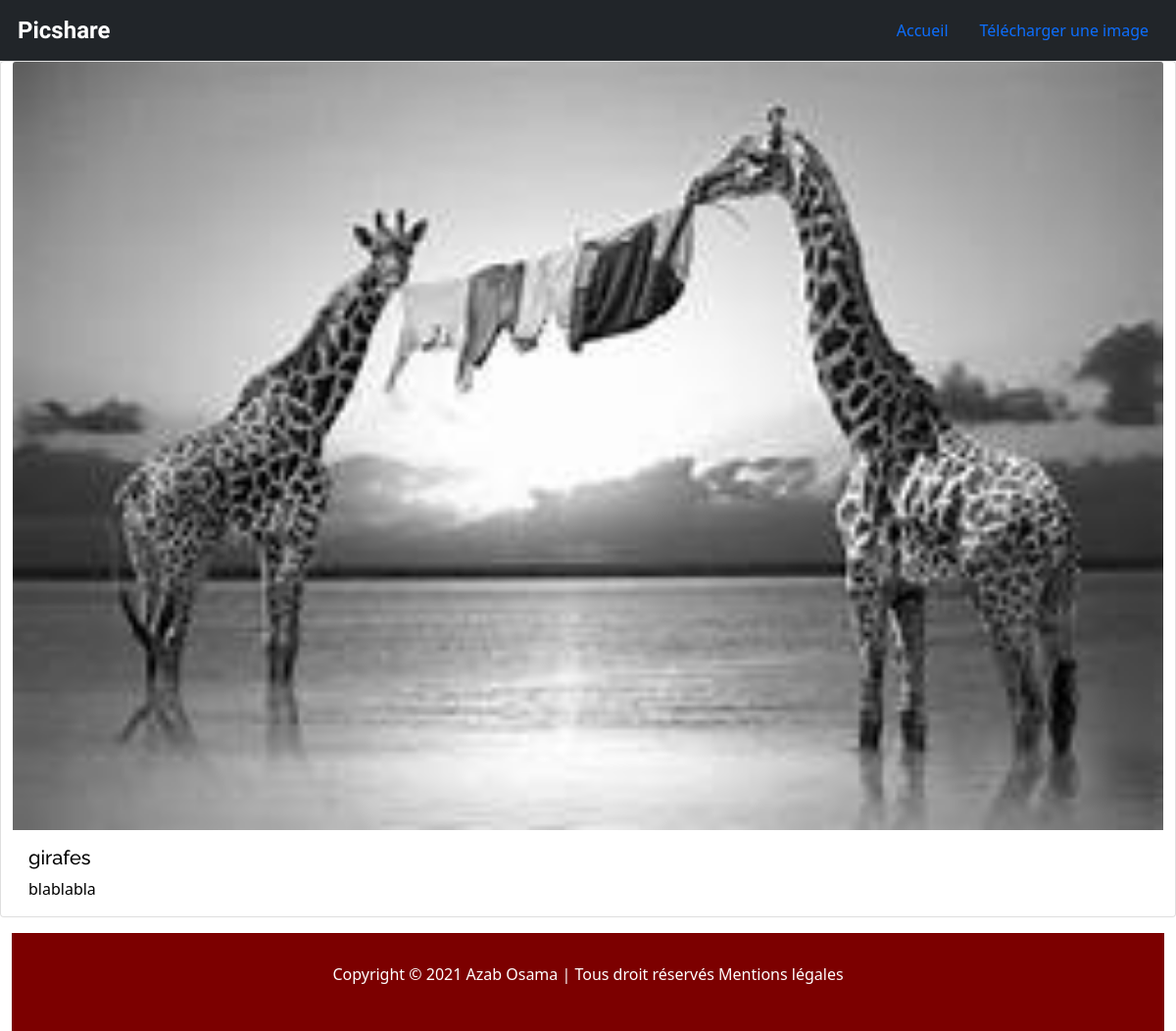
Screenshot of /pictures/9 with the database file from the repository.
### tables this page shows
CREATE TABLE pictures
               (id INTEGER PRIMARY KEY AUTOINCREMENT,
                path VARCHAR(250),
                title VARCHAR(200),
                description VARCHAR(200),
                creation_date datetime default (datetime(current_timestamp)),
                category_id INTEGER,
                CONSTRAINT fk_categories
                FOREIGN KEY (category_id)
                REFERENCES categories(category_id));

### app.py (the view)
@app.route('/pictures/<int:id>')
def show_picture(id):
    db = get_db()
    cursor = db.execute("SELECT id, path, title, description from pictures where id = ?", [id])
    picture = cursor.fetchone()
    return render_template('picture.html', id=picture[0], path=picture[1], title=picture[2], description=picture[3])

### app.py (called while the page is built)
def get_db():
    db = getattr(g, '_database', None)
    if db is None:
        db = g._database = sqlite3.connect(DATABASE)
    return db

### templates/picture.html
{% extends 'index.html' %} {% block container %}
<div class="img row justify-content-between">
    <div class="card mb-3">
        <img src="{{ config[ 'UPLOAD_FOLDER'] }}/{{ path }}" class="card-img-top" alt="{{title}}">
        <div class="card-body">
            <h5 class="card-title">{{title}}</h5>
            <p class="card-text">{{description}}</p>
        </div>
    </div>
    {% endblock %}

### static/css/layout.css (style rules this page uses)
* { margin: 0; padding: 0; font: 'Raleway', sans-serif; color: black; }
h1, h2, h3, h4, h5, h6 { font-family: 'Raleway', sans-serif; }

### rows the page displays
pictures: path+title (picture), title "girafes", description "blablabla"
